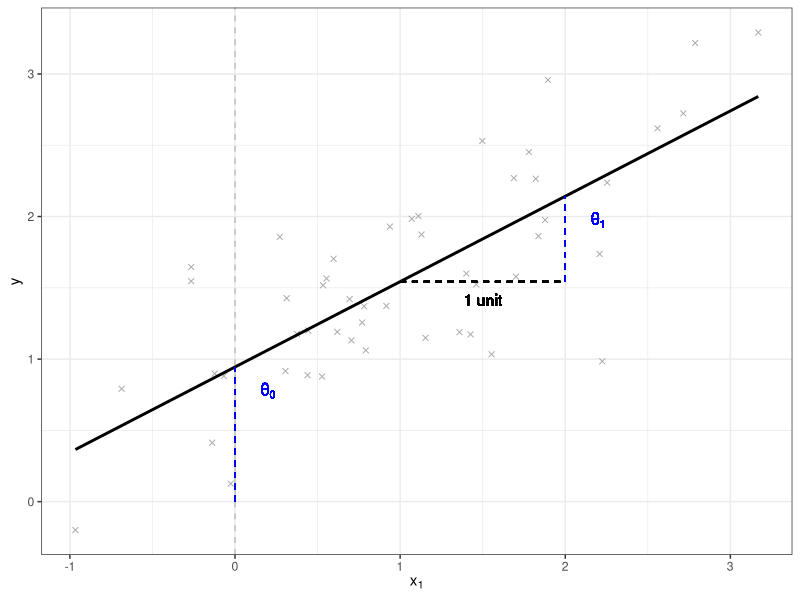
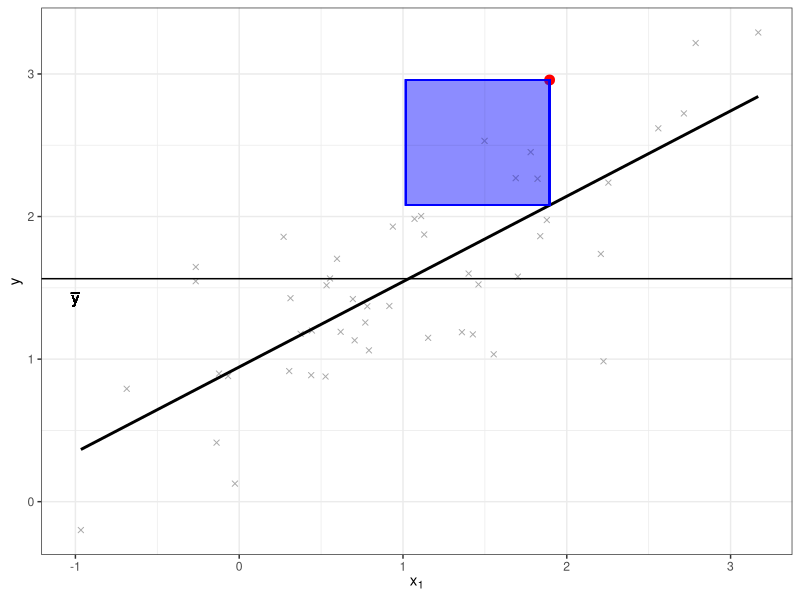

Source code (R) for these figures, in order:
# PREREQ -----------------------------------------------------------------------

library(knitr)
library(ggplot2)

# DATA -------------------------------------------------------------------------

set.seed(123)
x_1 <- rnorm(50, mean = 1, sd = 1)
set.seed(456)
x_2 <- rnorm(50, mean = 1, sd = 1)
y <- 0.5 * x_1 + rnorm(length(x_1), sd = 0.5) + 1
coeffs <- lm(y ~ x_1)$coefficients

mylm <- function(x, theta_vec = coeffs) theta_vec[1] + theta_vec[2] * x

# PLOTS ------------------------------------------------------------------------

p_1 <- ggplot(data = data.frame(x_1, x_2, y), aes(x_1, y)) +
    theme_bw() +
    labs(x = expression(x[1])) +
    geom_point(shape = 4, col = "darkgray") + 
    geom_smooth(method = "lm", se = FALSE, col = "black") +
    geom_vline(xintercept = 0, color = "gray", linetype = "dashed") +
    geom_segment(
        mapping = aes(x = 0, y = 0, xend = 0, yend = coeffs[1]),
        linetype = "dashed",
        color = "blue"
    ) +
    geom_segment(
        mapping = aes(x = 2, y = mylm(1), xend = 2, yend = mylm(2)),
        linetype = "dashed",
        color = "blue"
    ) +
    geom_segment(
        mapping = aes(x = 1, y = mylm(1), xend = 2, yend = mylm(1)),
        linetype = "dashed"
    ) +
    geom_text(
        mapping = aes(x = 0.2, y = coeffs[1], label = "{theta[0]}"),
        color = "blue",
        vjust = 2,
        parse = TRUE
    ) +
    geom_text(
        mapping = aes(x = 2.2, y = mylm(2), label = "{theta[1]}"),
        color = "blue",
        vjust = 2,
        parse = TRUE
    ) +
    geom_text(
        mapping = aes(x = 1.5, y = mylm(1), label = "1 unit"), vjust = 2,
    )

ggsave("../figure/reg_lm_plot.pdf", p_1, width = 3, height = 2)

highlight <- data.frame(x_1, x_2, y)[33, ]
p_2 <- ggplot(data = data.frame(x_1, x_2, y), aes(x_1, y)) +
    theme_bw() +
    labs(x = expression(x[1])) +
    geom_point(shape = 4, col = "darkgray") +
    geom_smooth(method = "lm", se = FALSE, col = "black") +
    geom_hline(yintercept = mean(y)) +
    geom_point(highlight, mapping = aes(x_1, y), col = "red", size = 3) +
    geom_text(
        mapping = aes(x = -1, y = mean(y), label = "{bar(y)}"),
        vjust = 2,
        parse = TRUE
    ) +
    geom_rect(
        mapping = aes(
            xmax = highlight$x_1,
            xmin = highlight$x_1 - (highlight$y - mylm(highlight$x_1)),
            ymin = highlight$y,
            ymax = mylm(highlight$x_1),
        ),
        alpha = 0.01,
        col = "blue",
        fill = "blue",
    )

ggsave("../figure/reg_lm_sse.pdf", p_2, width = 3, height = 2.5)
